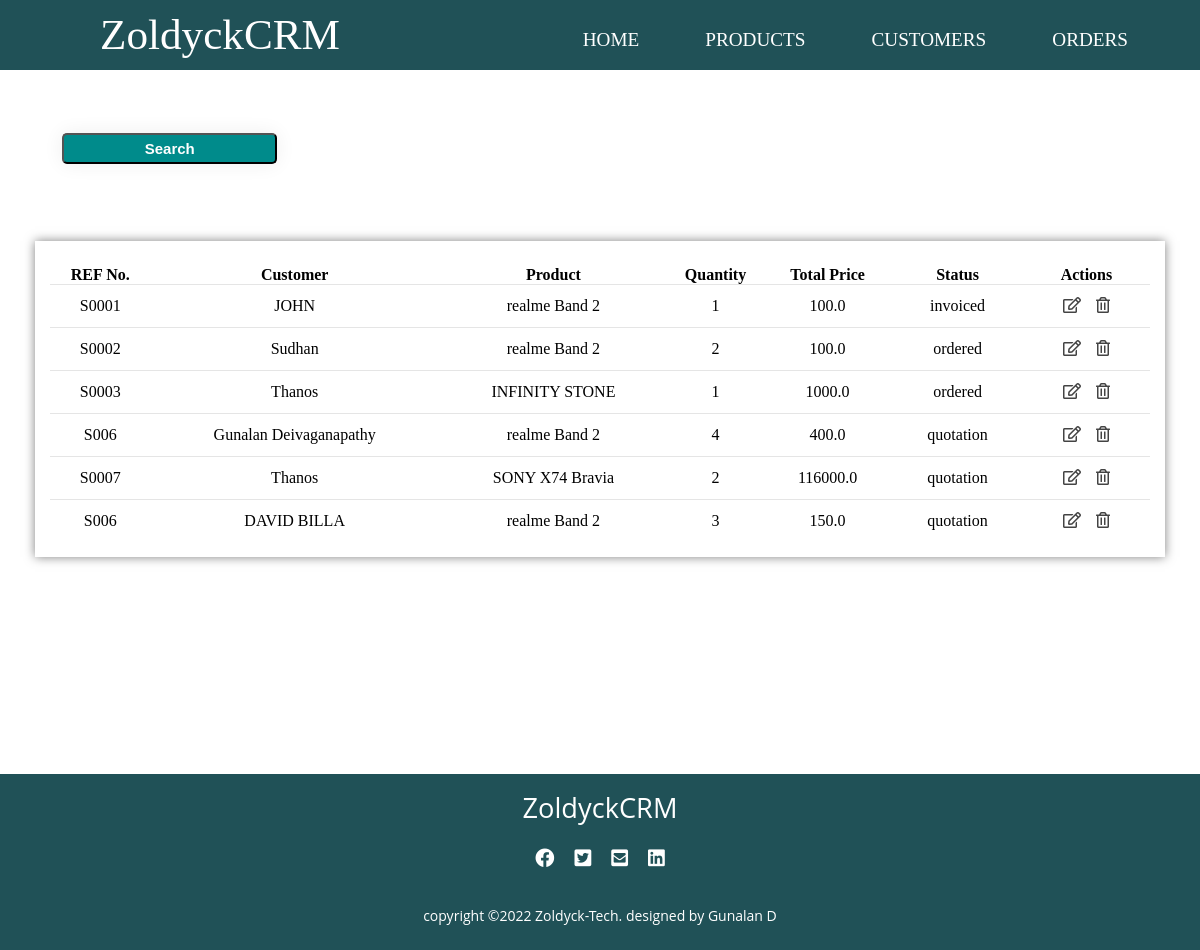
The app's page /orders/, older data.
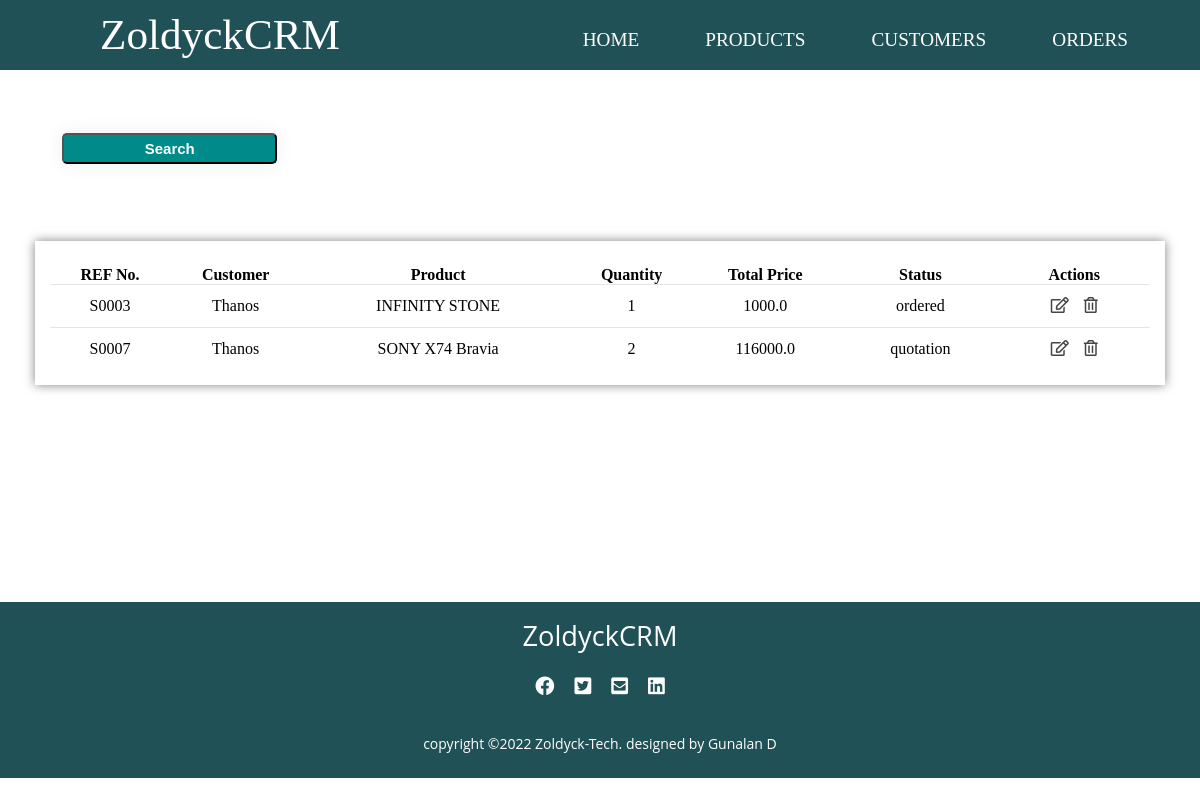
The same page, newer data.
### accounts/models.py (models this page shows, shortened)
class SaleOrder(models.Model):
    STATUS = (
        ('quotation', 'Quotation'),
        ('ordered', 'Ordered'),
        ('pending', 'Pending'),
        ('delivered', 'Delivered'),
        ('cancelled', 'Cancelled'),
        ('invoiced', 'Invoiced'),
    )
    sale_order_referencenumber = models.CharField(max_length=200, null= True)
    sale_order_customer = models.ForeignKey(Customer, on_delete=models.SET_NULL, null= True) # added a realtionship between the two models
    sale_order_product =  models.ForeignKey(Product, on_delete=models.SET_NULL, null= True)
    sale_order_quantity = models.IntegerField(null= True)
    sale_order_total_price = models.FloatField(null= True)
    status = models.CharField(max_length=200, null= True , choices=STATUS, default='quotation')
    sale_order_date = models.DateTimeField(auto_now_add=True , null= True)

class Customer(models.Model):
    customer_pic = models.ImageField(upload_to='customer_pics/', blank=True)
    customer_name = models.CharField(max_length=50, null= True)
    customer_email = models.CharField(max_length=200 , null= True)
    customer_mobile = models.CharField(max_length=50 , null= True)
    date_created = models.DateTimeField(auto_now_add=True , null= True)
    def __str__(self):
        return self.customer_name

class Product(models.Model):
    CATEGORIES = (
        ('service', 'Service'),
        ('stockable', 'Stockable'),
    )
    product_name = models.CharField(max_length=200, null= True)
    product_price = models.FloatField(null= True)
    product_category = models.CharField(max_length=200, null= True , choices=CATEGORIES)
    product_description = models.CharField(max_length=200, null= True)
    date_created = models.DateTimeField(auto_now_add=True , null= True)
    product_tag = models.ManyToManyField(ProductTag ,blank=True, null=True)
    def __str__(self):
        return self.product_name

### accounts/views.py (the view)
# urls.py: path('orders/', views.total_orders, name='orders'),
def total_orders(request):
    orders = SaleOrder.objects.all()
    context = {
        'orders': orders
    }
    return render(request, 'accounts/orders.html',context)

### accounts/templates/accounts/orders.html
{% extends 'accounts/layout.html'%}
{% block content %}
<section>
    <div class="main">
        <div class="product-tables">
            <div class="button">
                <button class="crt-ser"><a href="">Search</a></button>
            </div>
            <div class="latest-products">
                <table class="cus-prod-customers">
                    <thead>
                        <tr>
                            <th>REF No.</th>
                            <th>Customer</th>
                            <th>Product</th>
                            <th>Quantity</th>
                            <th>Total Price</th>
                            <th>Status</th>
                            <th>Actions</th>
                        </tr>
                    </thead>
                    <tbody>
                        {% for ord in orders %}
                        <tr>
                             <td>{{ ord.sale_order_referencenumber  }}</td>
                             <td>{{ ord.sale_order_customer }}</td>
                             <td>{{ ord.sale_order_product  }}</td>
                             <td>{{ ord.sale_order_quantity }}</td>
                             <td>{{ ord.sale_order_total_price  }}</td>
                             <td>{{ ord.status  }}</td>
                            <td>
                                <i class="far fa-edit"></i>
                                <i class="far fa-trash-alt"></i>
                            </td>
                        </tr>
                        {% endfor %}
                    </tbody>
                </table>
            </div>
        </div>
    </div>
</section>
{% endblock %}

### accounts/templates/accounts/layout.html (shortened to what this page needs)
{% load static %}
<!DOCTYPE html>
<html lang="en">
<head>
    <link rel="stylesheet" type="text/css" href="{% static 'css/main.css' %}">
    <link href="https://cdnjs.cloudflare.com/ajax/libs/font-awesome/5.13.0/css/all.min.css" rel="stylesheet">
</head>
<body>
    <div id="page-container">
    <div class="navbar">
        <nav class="nav">
            <label class="logo">ZoldyckCRM</label>
          <ul class="ul-nav">
              <li><a  href="{% url 'home' %}">HOME</a></li>
              <li><a  href="{% url 'products' %}">PRODUCTS</a></li>
              <li><a  href="{% url 'customers' %}">CUSTOMERS</a></li>
              <li><a  href="{% url 'orders' %}">ORDERS</a></li>
          </ul>
        </nav>
    </div>
    <article>
        {% block content %}
        {% endblock %}
    </article>
    <footer>
        <div class="footer-container">
            <h3>ZoldyckCRM</h3>
            <div class="social">
                <ul class="socials">
                    <li><a href="#"><i class="fab fa-facebook"></i></a></li>
                    <li><a href="#"><i class="fab fa-twitter-square"></i></a></li>
                    <li><a href="#"><i class="fas fa-envelope-square"></i></a></li>
                    <li><a href="#"><i class="fab fa-linkedin"></i></a></li>
                </ul>
            </div>
            <div class="footer-bottom">
                <p>copyright &copy;2022 Zoldyck-Tech. designed by <span>Gunalan D</span></p>
            </div>
        </div>
    </footer>
    </div>
</body>
</html>

### accounts/static/css/main.css (style rules this page uses)
* { margin: 0; padding: 0; box-sizing: border-box; text-decoration: none; }
body { font-family: Candara; }
#page-container { position: relative; min-height: 100vh; }
.nav { background: #205157; height: 70px; width: 100%; }
label.logo { color: #ffff; font-size: 2.7em; line-height: 70px; padding: 0 100px; }
.nav .ul-nav { list-style: none; float: right; margin-right: 30px; }
.nav .ul-nav li { display: inline-block; line-height: 80px; margin : 0 10px; margin-right: 2rem; }
.nav .ul-nav li a { color: #ffff; text-decoration: none; font-size: 1.2em; padding: 7px 10px; border-radius: 3px; text-transform: uppercase; }
footer { margin-top: 12rem; background: #205157; height: auto; width: 100%; font-family: "Open Sans"; padding: 10px; color: #fff; bottom: 0; position: relative; height: 11rem; }
.footer-container { display: flex; align-items: center; justify-content: space-between; flex-direction: column; }
.footer-container h3 { font-size: 1.7rem; font-weight: 500; text-transform: capitalize; line-height: 3rem; }
.footer-container p { max-width: 500px; margin-right: 10px auto; line-height: 27px; font-size:14px; }
.socials { color: #205157; display: flex; align-items: center; justify-content: center; color:#ffff; list-style: none; margin: 1rem 0 2rem 0; }
.socials li { margin: 0 10px; }
.socials a { text-decoration: none; color:#fff; cursor: pointer; }
.socials a i { font-size: 1.2rem; cursor: pointer; }
table { margin-top: 10px; width: 100%; border-collapse: collapse; text-align: center; }
table tr { border-bottom: 1px solid rgba(0,0,0,0.1) }
td { padding: 12px; }
table tbody tr:last-child { border-bottom: none; }
td i { color: #444; cursor: pointer; padding: 0 5.5px; }
.product-tables { width:100%; display: grid; grid-template-columns: repeat(1, 1fr); padding: 25px 35px; grid-gap: 30px; align-items: self-start; }
.latest-products { background: #fff; padding: 15px; width: 100%; box-shadow: 0px 0px 10px rgba(0,0,0,0.5); }
.crt-ser { background: #fff; padding: 5px 5px; width: 20%; box-shadow: 0 0 20px #eee; border-radius: 5px; margin-bottom: 20px; transition: 0.5s; background: darkcyan; margin-right: 100px; }
.crt-ser a { color: #ffff; text-decoration: none; font-size: 15px; font-weight: bolder; }
.button { margin: 1.7rem; }

Row changes from the older to the newer data that the page shows:
removed SaleOrder: sale_order_referencenumber "S0001", sale_order_customer "JOHN", sale_order_product "realme Band 2", sale_order_quantity "1", sale_order_total_price "100.0", status "invoiced"
removed SaleOrder: sale_order_referencenumber "S0002", sale_order_customer "Sudhan", sale_order_product "realme Band 2", sale_order_quantity "2", sale_order_total_price "100.0", status "ordered"
removed SaleOrder: sale_order_referencenumber "S006", sale_order_customer "Gunalan Deivaganapathy", sale_order_product "realme Band 2", sale_order_quantity "4", sale_order_total_price "400.0", status "quotation"
removed SaleOrder: sale_order_referencenumber "S006", sale_order_customer "DAVID BILLA", sale_order_product "realme Band 2", sale_order_quantity "3", sale_order_total_price "150.0", status "quotation"
